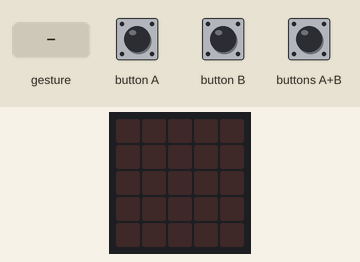
The program below on a simulated BBC micro:bit (MakeCode). Parts: the board's 5×5 LED display. Inputs (shaded band) come from the test bench. A tilt is held for 1.5 s and a shake lasts 1 s, then the board lies face up again.

Above: at 1.2 s.
1.3 s: button A pressed for 0.15 s
At 1.9 s:
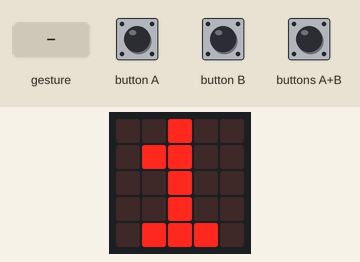
2.9 s: gesture 'shake'
At 3.7 s:
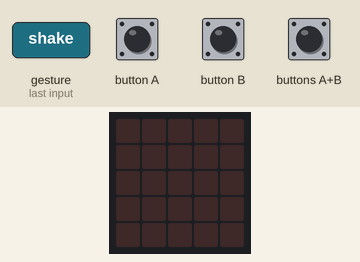
4.6 s: buttons A+B pressed for 0.15 s
At 5.6 s:
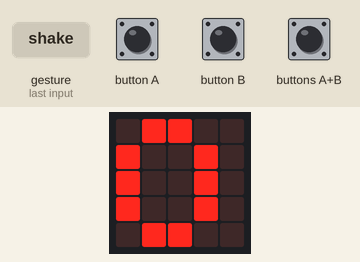
Timing chart, 0 to 7.6 s (numbered marks = the images above; inputs shaded):
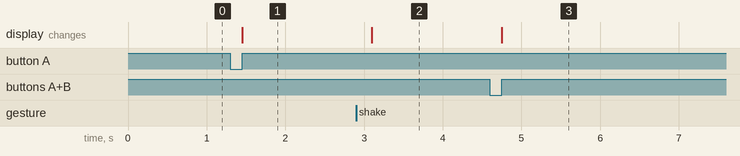

Measured:
- after the input at 1.3 s, the display: changes after 0.15 s (image 1)
- after the input at 2.9 s, the display: changes after 0.20 s (image 2)
- after the input at 4.6 s, the display: changes after 0.15 s (image 3)

The program:

main.ts
```typescript
let zal = 0
let ergehpnis = 0
let aplusb = 0
input.onButtonPressed(Button.A, function () {
    zal = zal + 1
    basic.showNumber(zal)
})
input.onGesture(Gesture.Shake, function () {
    ergehpnis = 0
    zal = 0
    basic.clearScreen()
})
input.onButtonPressed(Button.AB, function () {
    aplusb = ergehpnis + zal
    basic.showNumber(aplusb)
})
input.onButtonPressed(Button.B, function () {
    ergehpnis = ergehpnis + 1
    basic.showNumber(ergehpnis)
})
basic.forever(function () {

})
```

test.ts
```typescript
// Hier kann man Tests durchführen; diese Datei wird nicht kompiliert, wenn dieses Paket als Erweiterung verwendet wird.
```
